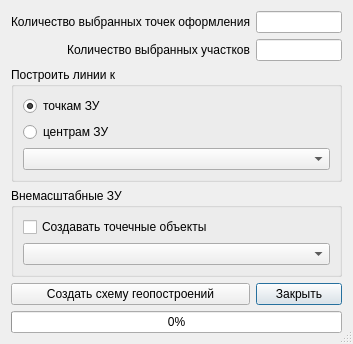
<?xml version="1.0" encoding="UTF-8"?>
<ui version="4.0">
 <class>geoShema</class>
 <widget class="QDialog" name="geoShema">
  <property name="geometry">
   <rect>
    <x>0</x>
    <y>0</y>
    <width>353</width>
    <height>330</height>
   </rect>
  </property>
  <property name="sizePolicy">
   <sizepolicy hsizetype="Minimum" vsizetype="Minimum">
    <horstretch>0</horstretch>
    <verstretch>0</verstretch>
   </sizepolicy>
  </property>
  <property name="windowTitle">
   <string>Оформление схемы геодезических постороений</string>
  </property>
  <property name="windowIcon">
   <iconset resource="../resources.qrc">
    <normaloff>:/plugins/openland/icons/geoshema.png</normaloff>:/plugins/openland/icons/geoshema.png</iconset>
  </property>
  <property name="sizeGripEnabled">
   <bool>true</bool>
  </property>
  <property name="modal">
   <bool>true</bool>
  </property>
  <layout class="QGridLayout" name="gridLayout">
   <item row="4" column="1">
    <widget class="QPushButton" name="pushButtonCancel">
     <property name="text">
      <string>Закрыть</string>
     </property>
     <property name="icon">
      <iconset resource="../resources.qrc">
       <normaloff>:/plugins/openland/icons/close.png</normaloff>:/plugins/openland/icons/close.png</iconset>
     </property>
    </widget>
   </item>
   <item row="0" column="0">
    <widget class="QLabel" name="label">
     <property name="sizePolicy">
      <sizepolicy hsizetype="Preferred" vsizetype="Preferred">
       <horstretch>0</horstretch>
       <verstretch>0</verstretch>
      </sizepolicy>
     </property>
     <property name="text">
      <string>&lt;html&gt;&lt;head/&gt;&lt;body&gt;&lt;p align=&quot;right&quot;&gt;Количество выбранных точек оформления&lt;/p&gt;&lt;/body&gt;&lt;/html&gt;</string>
     </property>
     <property name="alignment">
      <set>Qt::AlignRight|Qt::AlignTrailing|Qt::AlignVCenter</set>
     </property>
    </widget>
   </item>
   <item row="4" column="0">
    <widget class="QPushButton" name="pushButtonOk">
     <property name="text">
      <string>Создать схему геопостроений</string>
     </property>
     <property name="icon">
      <iconset resource="../resources.qrc">
       <normaloff>:/plugins/openland/icons/geoshema.png</normaloff>:/plugins/openland/icons/geoshema.png</iconset>
     </property>
    </widget>
   </item>
   <item row="5" column="0" colspan="2">
    <widget class="QProgressBar" name="progressBar">
     <property name="value">
      <number>0</number>
     </property>
    </widget>
   </item>
   <item row="1" column="0">
    <widget class="QLabel" name="label_2">
     <property name="text">
      <string>&lt;html&gt;&lt;head/&gt;&lt;body&gt;&lt;p align=&quot;right&quot;&gt;Количество выбранных участков&lt;/p&gt;&lt;/body&gt;&lt;/html&gt;</string>
     </property>
    </widget>
   </item>
   <item row="1" column="1">
    <widget class="QLineEdit" name="lineEditSelectedCountAreas">
     <property name="readOnly">
      <bool>true</bool>
     </property>
    </widget>
   </item>
   <item row="0" column="1">
    <widget class="QLineEdit" name="lineEditSelectedCountPoints">
     <property name="readOnly">
      <bool>true</bool>
     </property>
    </widget>
   </item>
   <item row="2" column="0" colspan="2">
    <widget class="QGroupBox" name="groupBox">
     <property name="title">
      <string>Построить линии к</string>
     </property>
     <layout class="QVBoxLayout" name="verticalLayout">
      <item>
       <widget class="QRadioButton" name="radioButtonPoints">
        <property name="text">
         <string>точкам ЗУ</string>
        </property>
        <property name="checked">
         <bool>true</bool>
        </property>
       </widget>
      </item>
      <item>
       <widget class="QRadioButton" name="radioButtonAreas">
        <property name="text">
         <string>центрам ЗУ</string>
        </property>
        <property name="checked">
         <bool>false</bool>
        </property>
       </widget>
      </item>
      <item>
       <widget class="QComboBox" name="comboBoxTypeLine"/>
      </item>
     </layout>
    </widget>
   </item>
   <item row="3" column="0" colspan="2">
    <widget class="QGroupBox" name="groupBox_2">
     <property name="title">
      <string>Внемасштабные ЗУ</string>
     </property>
     <layout class="QVBoxLayout" name="verticalLayout_2">
      <item>
       <widget class="QCheckBox" name="checkBoxCreateNoScalePoint">
        <property name="text">
         <string>Создавать точечные объекты</string>
        </property>
       </widget>
      </item>
      <item>
       <widget class="QComboBox" name="comboBoxTypePoint"/>
      </item>
     </layout>
    </widget>
   </item>
  </layout>
 </widget>
 <tabstops>
  <tabstop>lineEditSelectedCountPoints</tabstop>
  <tabstop>lineEditSelectedCountAreas</tabstop>
  <tabstop>radioButtonPoints</tabstop>
  <tabstop>radioButtonAreas</tabstop>
  <tabstop>comboBoxTypeLine</tabstop>
  <tabstop>checkBoxCreateNoScalePoint</tabstop>
  <tabstop>comboBoxTypePoint</tabstop>
  <tabstop>pushButtonOk</tabstop>
  <tabstop>pushButtonCancel</tabstop>
 </tabstops>
 <resources>
  <include location="../resources.qrc"/>
 </resources>
 <connections/>
</ui>
